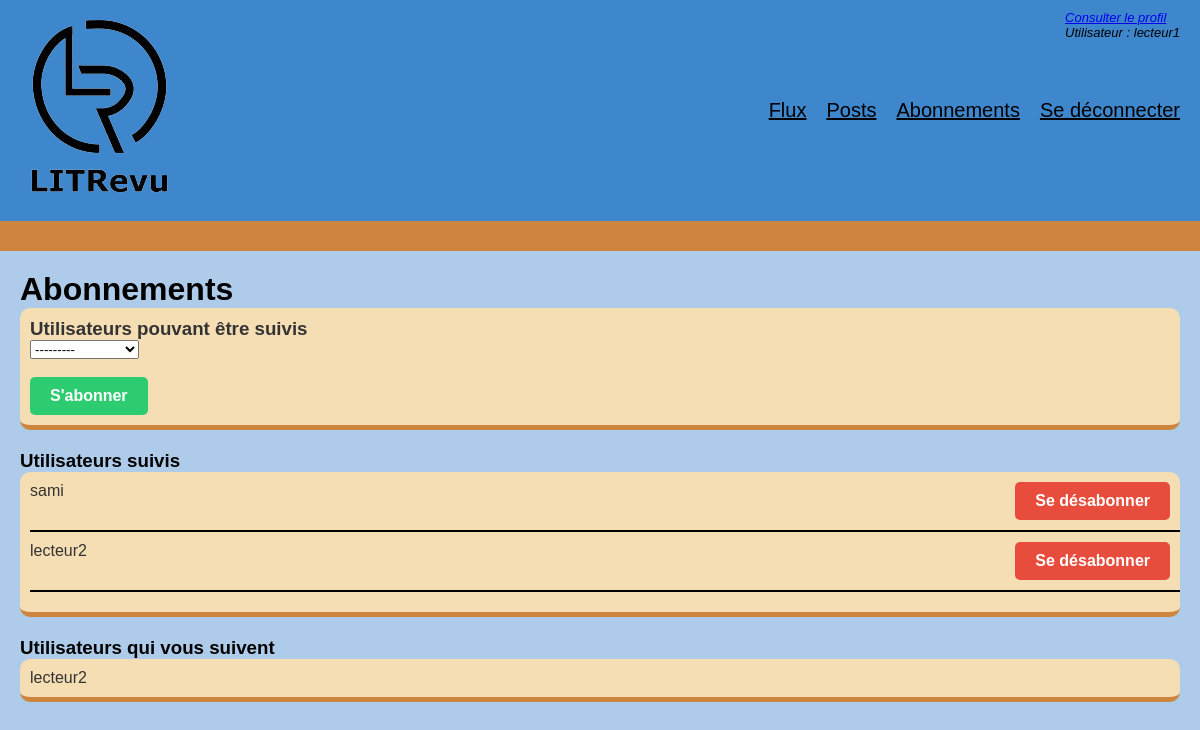
/subscription/ (signed in), run on the app's committed database.
### app_books/models.py (models this page shows)
class UserFollows(models.Model):
    user = models.ForeignKey(
        to=settings.AUTH_USER_MODEL, on_delete=models.CASCADE, related_name="following"
    )
    followed_user = models.ForeignKey(
        to=settings.AUTH_USER_MODEL,
        on_delete=models.CASCADE,
        related_name="followed_by",
    )
    class Meta:
        unique_together = (
            "user",
            "followed_user",
        )

### app_books/views.py (the view)
# urls.py: path("subscription/", views.subscription, name="subscription"),
@login_required
def subscription(request):
    already_following = request.user.following.all().values_list(
        "followed_user_id", flat=True
    )
    if request.method == "POST":
        form = SubscriptionForm(
            request.POST,
            users_to_follow=User.objects.exclude(id=request.user.id).exclude(
                id__in=already_following
            ),
        )
        if form.is_valid():
            followed_user = form.cleaned_data["users_to_follow"]
            user_follows = UserFollows(user=request.user, followed_user=followed_user)
            user_follows.save()
            return redirect("subscription")
    else:
        form = SubscriptionForm(
            users_to_follow=User.objects.exclude(id=request.user.id).exclude(
                id__in=already_following
            )
        )
    return render(request, "subscription.html", {"form": form})

### app_books/forms.py
class SubscriptionForm(forms.Form):
    users_to_follow = forms.ModelChoiceField(
        queryset=None,
        widget=forms.Select(attrs={"class": "form-control"}),
    )
    is_following = forms.BooleanField(
        required=False,
        initial=True,
        widget=forms.HiddenInput(),
    )
    users_to_follow.label = ""
    def __init__(self, *args, **kwargs):
        users_to_follow = kwargs.pop("users_to_follow", None)
        super().__init__(*args, **kwargs)
        self.fields["users_to_follow"].queryset = users_to_follow

### app_books/templates/subscription.html (shortened to what this page needs)
{% extends 'base.html' %}
{% load static %}
{% block content %}
<h1>Abonnements</h1>
<div class="users-subscription">
    <h3>Utilisateurs pouvant être suivis</h3>
    <form method="post">
        {{ form.as_p }}<br>
        <button class="button success-button" type="submit">S'abonner</button>
    </form>
</div>
<h3>Utilisateurs suivis</h3>
<div class="users-subscription">
    <form method="post">
        {% for followed in request.user.following.all %}
        <div class="user-wrapper">
            {{ followed.followed_user.username }}
            <a href="{% url 'unfollow_user' followed.followed_user.id %}" class="button danger-button user-button">Se
                désabonner</a>
        </div>
        {% endfor %}
    </form>
</div>
<h3>Utilisateurs qui vous suivent</h3>
<div class="users-subscription">
    <form method="post">
        {% for follower in request.user.followed_by.all %}
        <div>
            {{ follower.user.username }}
        </div>
        {% endfor %}
    </form>
</div>
{% endblock %}

### app_books/templates/base.html (shortened to what this page needs)
{% load static %}
<!DOCTYPE html>
<html lang="en">
<head>
    <link rel="stylesheet" href="{% static 'styles.css' %}">
    <link rel="stylesheet" href="https://cdnjs.cloudflare.com/ajax/libs/font-awesome/5.15.3/css/all.min.css">
</head>
<body>
    <header>
        <div>
            <img src="{% static 'logo_LITRevu-removebg-preview.png' %}" alt="Logo" />
        </div>
        {% if user.is_authenticated %}
        <nav>
            <ul>
                <li><a href="{% url 'home' %}">Flux</a></li>
                <li><a href="{% url 'posts' %}">Posts</a></li>
                <li><a href="{% url 'subscription' %}">Abonnements</a></li>
                <li><a href="{% url 'logout' %}">Se déconnecter</a></li>
            </ul>
            <div class="user_connected">
                <a href="{% url 'profile' %}">Consulter le profil</a></li>
                <p>Utilisateur : {{ user.username }}</p>
            </div>
        </nav>
        {% endif %}
    </header>
    <div class="container">
        {% block content %}
        {% endblock %}
    </div>
</body>
</html>

### app_books/static/styles.css (style rules this page uses)
* { margin: 0; padding: 0; list-style-type: none; }
body { font-family: Arial, sans-serif; background-color: #aecce9; }
.container { max-width: 1200px; margin: 0 auto; padding: 20px; }
header { display: flex; justify-content: space-between; align-items: center; background-color: #3f87cc; border-bottom: 30px solid peru; padding: 10px 0; }
header img { margin-right: 20px; }
.user_connected { position: absolute; top: 0; right: 0; margin-top: 10px; margin-right: 20px; font-size: small; font-style: italic; }
ul { list-style-type: none; }
nav ul { list-style: none; display: flex; padding: 10px; margin-right: 10px; justify-content: space-around; }
nav ul li { margin-right: 20px; }
nav ul li:last-child { margin-right: 0; }
nav ul li a { text-decoration: underline; transition: color 0.3s; color: black; font-size: 20px; font-weight: 100; }
.button { display: inline-block; padding: 10px 20px; font-size: 16px; font-weight: bold; text-align: center; text-decoration: none; border: none; border-radius: 5px; cursor: pointer; transition: background-color 0.3s, color 0.3s; }
.danger-button { background-color: #e74c3c; color: #fff; }
.success-button { background-color: #2ecc71; color: #fff; }
.users-subscription { background-color: wheat; display: flex; flex-direction: column; font-size: 16px; color: #333; padding: 10px; margin-bottom: 20px; border-radius: 10px; border-bottom: 5px solid peru; }
.user-wrapper { display: flex; flex-direction: row; margin-bottom: 10px; padding-right: 10px; padding-bottom: 10px; justify-content: space-between; border-bottom: 2px solid black; width: 100%; }

### data on the page
UserFollows: followed_user.username "sami"
UserFollows: followed_user.username "lecteur2"
UserFollows: user.username "lecteur2"

### other printed values
{{ user.username }} "lecteur1"
